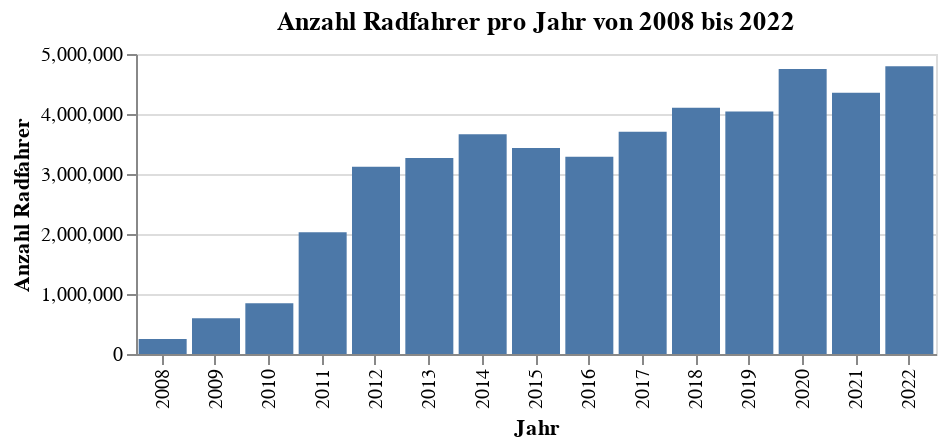

Notebook source saved alongside this figure:
### Code cell
def create_chart(file_paths):
    # Gesamtsummen aus den CSV-Dateien berechnen
    gesamt_summen = [pd.read_csv(file_path)['gesamt'].sum() for file_path in file_paths]

    # Anzahl der Einträge pro Zählstelle für jede Datei berechnen
    eintraege_pro_datei = [pd.read_csv(file_path)['zaehlstelle'].nunique() for file_path in file_paths]

    # Jahre aus der jeweiligen Spalte 'datum' extrahieren
    jahre = [pd.to_datetime(pd.read_csv(file_path)['datum']).dt.year.iloc[0] for file_path in file_paths]
    
    # Altair-Diagramm erstellen
    chart = alt.Chart(pd.DataFrame({'Jahr': jahre, 'Anzahl Radfahrer': gesamt_summen, 'Einträge pro Zählstelle': eintraege_pro_datei})).mark_bar().encode(
        alt.X('Jahr:O'),  # O, because time is ordinal
        alt.Y('Anzahl Radfahrer:Q'),  # Q because the sum is quantitative
        tooltip=['Jahr', 'Anzahl Radfahrer', 'Einträge pro Zählstelle']  # tooltip = text to show when the cursor is over a mark
    ).properties(
        title='Anzahl Radfahrer pro Jahr von 2008 bis 2022',
        width=400,
        height=150
    )

    return chart

# Diagramm erstellen
chart = create_chart(file_paths)

# Diagramm anzeigen
chart

### Figure 1 — Vega-Lite specification as saved in the notebook (floating-point values rounded to 4 significant figures)
{"config": {"view": {"continuousWidth": 300, "continuousHeight": 300}}, "data": {"name": "data-5143b1dc862615e0df39a4343b9772f7"}, "mark": {"type": "bar"}, "encoding": {"tooltip": [{"field": "Jahr", "type": "quantitative"}, {"field": "Anzahl Radfahrer", "type": "quantitative"}, {"field": "Einträge pro Zählstelle", "type": "quantitative"}], "x": {"field": "Jahr", "type": "ordinal"}, "y": {"field": "Anzahl Radfahrer", "type": "quantitative"}}, "height": 150, "title": "Anzahl Radfahrer pro Jahr von 2008 bis 2022", "width": 400, "$schema": "https://vega.github.io/schema/vega-lite/v5.16.3.json", "datasets": {"data-5143b1dc862615e0df39a4343b9772f7": [{"Jahr": 2022, "Anzahl Radfahrer": 4798000.0, "Einträge pro Zählstelle": 6}, {"Jahr": 2021, "Anzahl Radfahrer": 4356000.0, "Einträge pro Zählstelle": 6}, {"Jahr": 2020, "Anzahl Radfahrer": 4751000.0, "Einträge pro Zählstelle": 6}, {"Jahr": 2019, "Anzahl Radfahrer": 4040000.0, "Einträge pro Zählstelle": 6}, {"Jahr": 2018, "Anzahl Radfahrer": 4105000.0, "Einträge pro Zählstelle": 6}, {"Jahr": 2017, "Anzahl Radfahrer": 3705000.0, "Einträge pro Zählstelle": 6}, {"Jahr": 2016, "Anzahl Radfahrer": 3286000.0, "Einträge pro Zählstelle": 6}, {"Jahr": 2015, "Anzahl Radfahrer": 3434000.0, "Einträge pro Zählstelle": 6}, {"Jahr": 2014, "Anzahl Radfahrer": 3661000.0, "Einträge pro Zählstelle": 6}, {"Jahr": 2013, "Anzahl Radfahrer": 3266000.0, "Einträge pro Zählstelle": 6}, {"Jahr": 2012, "Anzahl Radfahrer": 3122000.0, "Einträge pro Zählstelle": 6}, {"Jahr": 2011, "Anzahl Radfahrer": 2027000.0, "Einträge pro Zählstelle": 6}, {"Jahr": 2010, "Anzahl Radfahrer": 845400.0, "Einträge pro Zählstelle": 4}, {"Jahr": 2009, "Anzahl Radfahrer": 596400.0, "Einträge pro Zählstelle": 4}, {"Jahr": 2008, "Anzahl Radfahrer": 250200.0, "Einträge pro Zählstelle": 4}]}}
